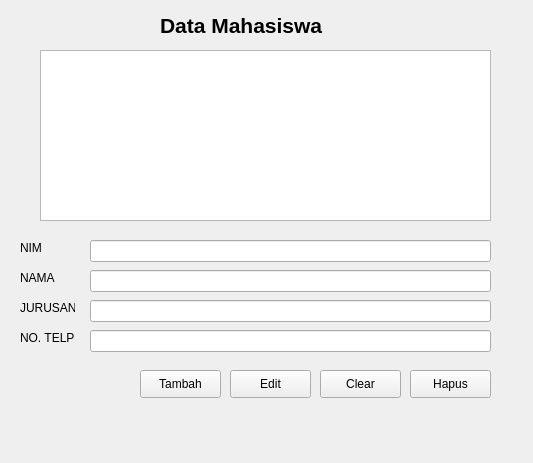
<?xml version="1.0" encoding="UTF-8"?>
<ui version="4.0">
 <class>Form</class>
 <widget class="QWidget" name="Form">
  <property name="geometry">
   <rect>
    <x>0</x>
    <y>0</y>
    <width>533</width>
    <height>463</height>
   </rect>
  </property>
  <property name="windowTitle">
   <string>Form</string>
  </property>
  <widget class="QLabel" name="label">
   <property name="geometry">
    <rect>
     <x>160</x>
     <y>10</y>
     <width>231</width>
     <height>31</height>
    </rect>
   </property>
   <property name="font">
    <font>
     <pointsize>16</pointsize>
     <weight>75</weight>
     <bold>true</bold>
    </font>
   </property>
   <property name="text">
    <string>Data Mahasiswa</string>
   </property>
  </widget>
  <widget class="QLabel" name="label_2">
   <property name="geometry">
    <rect>
     <x>20</x>
     <y>240</y>
     <width>55</width>
     <height>16</height>
    </rect>
   </property>
   <property name="text">
    <string>NIM</string>
   </property>
  </widget>
  <widget class="QLabel" name="label_3">
   <property name="geometry">
    <rect>
     <x>20</x>
     <y>270</y>
     <width>55</width>
     <height>16</height>
    </rect>
   </property>
   <property name="text">
    <string>NAMA</string>
   </property>
  </widget>
  <widget class="QLabel" name="label_4">
   <property name="geometry">
    <rect>
     <x>20</x>
     <y>300</y>
     <width>55</width>
     <height>16</height>
    </rect>
   </property>
   <property name="text">
    <string>JURUSAN</string>
   </property>
  </widget>
  <widget class="QLabel" name="label_5">
   <property name="geometry">
    <rect>
     <x>20</x>
     <y>330</y>
     <width>55</width>
     <height>16</height>
    </rect>
   </property>
   <property name="text">
    <string>NO. TELP</string>
   </property>
  </widget>
  <widget class="QLineEdit" name="lineEdit">
   <property name="geometry">
    <rect>
     <x>90</x>
     <y>240</y>
     <width>401</width>
     <height>22</height>
    </rect>
   </property>
  </widget>
  <widget class="QLineEdit" name="lineEdit_2">
   <property name="geometry">
    <rect>
     <x>90</x>
     <y>270</y>
     <width>401</width>
     <height>22</height>
    </rect>
   </property>
  </widget>
  <widget class="QLineEdit" name="lineEdit_3">
   <property name="geometry">
    <rect>
     <x>90</x>
     <y>330</y>
     <width>401</width>
     <height>22</height>
    </rect>
   </property>
  </widget>
  <widget class="QLineEdit" name="lineEdit_4">
   <property name="geometry">
    <rect>
     <x>90</x>
     <y>300</y>
     <width>401</width>
     <height>22</height>
    </rect>
   </property>
  </widget>
  <widget class="QPushButton" name="pushButton">
   <property name="geometry">
    <rect>
     <x>140</x>
     <y>370</y>
     <width>81</width>
     <height>28</height>
    </rect>
   </property>
   <property name="text">
    <string>Tambah</string>
   </property>
  </widget>
  <widget class="QPushButton" name="pushButton_2">
   <property name="geometry">
    <rect>
     <x>230</x>
     <y>370</y>
     <width>81</width>
     <height>28</height>
    </rect>
   </property>
   <property name="text">
    <string>Edit</string>
   </property>
  </widget>
  <widget class="QPushButton" name="pushButton_3">
   <property name="geometry">
    <rect>
     <x>320</x>
     <y>370</y>
     <width>81</width>
     <height>28</height>
    </rect>
   </property>
   <property name="text">
    <string>Clear</string>
   </property>
  </widget>
  <widget class="QPushButton" name="pushButton_4">
   <property name="geometry">
    <rect>
     <x>410</x>
     <y>370</y>
     <width>81</width>
     <height>28</height>
    </rect>
   </property>
   <property name="text">
    <string>Hapus</string>
   </property>
  </widget>
  <widget class="QListWidget" name="listWidget">
   <property name="geometry">
    <rect>
     <x>40</x>
     <y>50</y>
     <width>451</width>
     <height>171</height>
    </rect>
   </property>
  </widget>
 </widget>
 <resources/>
 <connections/>
</ui>
